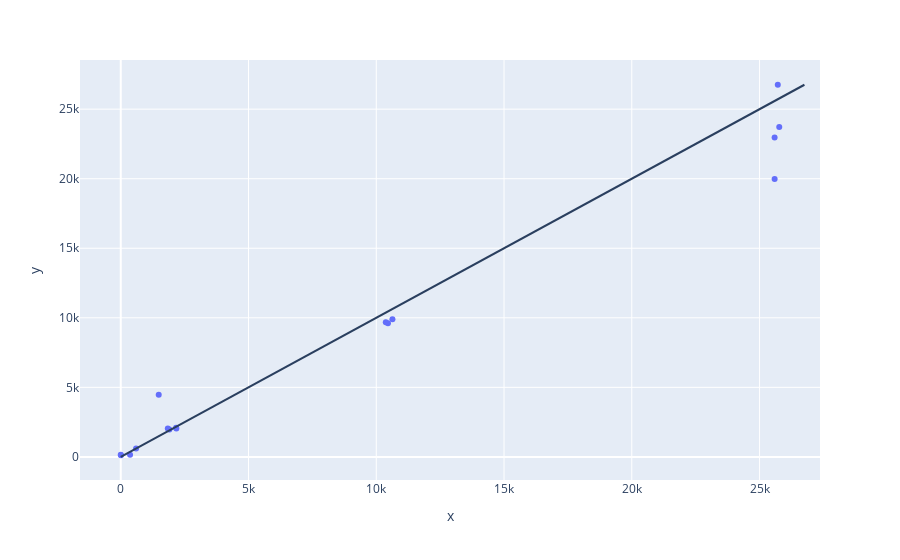

Notebook source saved alongside this figure:
### Code cell
X_train_train, X_train_val, y_train_train, y_train_val = train_test_split(
    X_train, y_train, test_size=.2, random_state=RANDOM
)

model.fit(X_train_train, y_train_train)
y_pred_val = model.predict(X_train_val)

fig = px.scatter(x = y_train_val, y = y_pred_val)
fig.update_layout(shapes=[{"type": "line", "y0":0, "y1":max(y_pred_val), "x0":0, "x1": max(y_pred_val)}])

### Figure 1 — Plotly figure (JSON) as saved in the notebook; plotly's stock layout.template omitted (floating-point values rounded to 4 significant figures)
{"data": [{"hovertemplate": "x=%{x}<br>y=%{y}<extra></extra>", "legendgroup": "", "marker": {"color": "#636efa", "symbol": "circle"}, "mode": "markers", "name": "", "orientation": "v", "showlegend": false, "type": "scatter", "x": [25589, 1902, 10457, 25771, 10373, 10633, 1841, 1486, 2166, 2176, 8, 25590, 364, 25714, 0, 600], "xaxis": "x", "y": [22950.0, 1969.0, 9613.0, 23720.0, 9684.0, 9889.0, 2041.0, 4459.0, 2095.0, 2037.0, 118.1, 19970.0, 160.0, 26760.0, 148.4, 610.5], "yaxis": "y"}], "layout": {"legend": {"tracegroupgap": 0}, "margin": {"t": 60}, "shapes": [{"type": "line", "x0": 0, "x1": 26760.0, "y0": 0, "y1": 26760.0}], "xaxis": {"anchor": "y", "domain": [0, 1], "title": {"text": "x"}}, "yaxis": {"anchor": "x", "domain": [0, 1], "title": {"text": "y"}}}}
